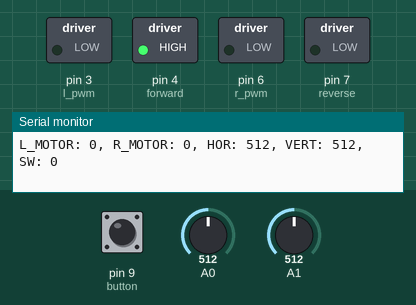
The sketch below on a simulated Arduino Uno, built with avr-gcc and run on an emulated ATmega328P. Parts: switched loads named in the sketch (green lamp = pin HIGH), the last lines printed to the serial monitor. Inputs (shaded band) come from the test bench; at power-on: A0 = 512, A1 = 512, pin 9 (button) LOW.

Above: at 1.2 s.
1.3 s: A0 set to 610
At 2.1 s:
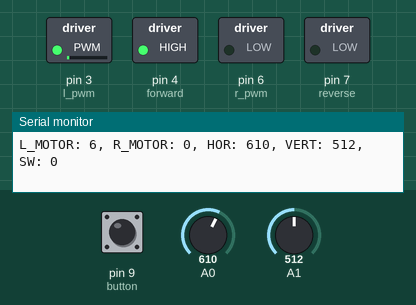
2.8 s: A1 set to 610
At 3.1 s:
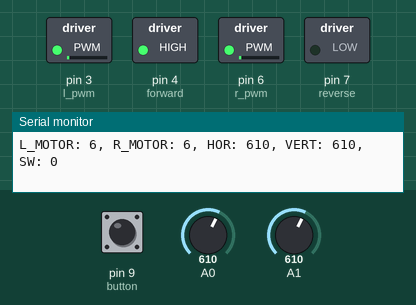
4.3 s: A1 set to 716
At 5.3 s:
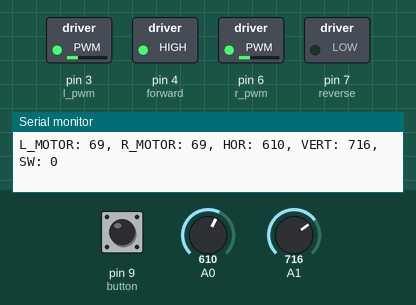
5.8 s: A1 set to 900
At 6.2 s:
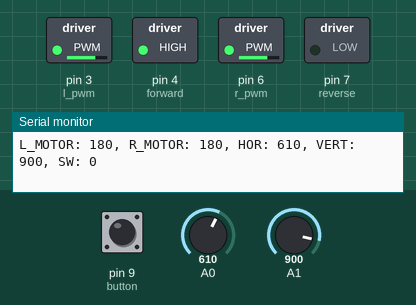
7.3 s: A1 set to 1023
At 8.5 s:
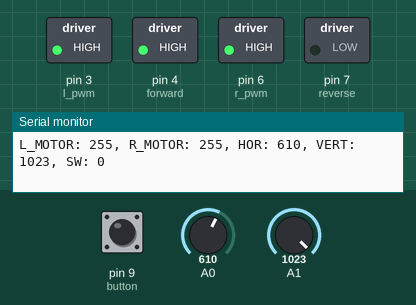
Timing chart, 0 to 10.3 s (numbered marks = the images above; inputs shaded):
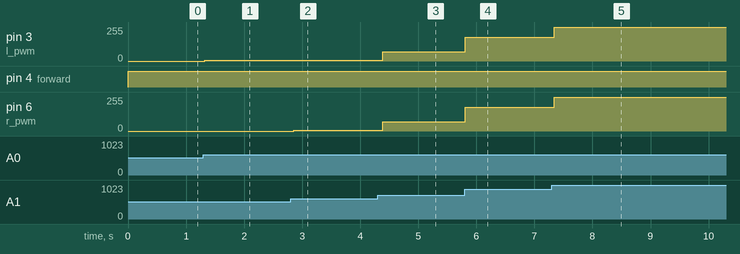

Measured:
- after the input at 1.3 s, pin 3 (l_pwm): 0/255 → 6/255 at once
- after the input at 2.8 s, pin 6 (r_pwm): 0/255 → 6/255 after 0.05 s
- after the input at 4.3 s, pin 3 (l_pwm), pin 6 (r_pwm): 6/255 → 69/255 after 0.08 s
- after the input at 5.8 s, pin 3 (l_pwm), pin 6 (r_pwm): 69/255 → 180/255 at once
- after the input at 7.3 s, pin 3 (l_pwm), pin 6 (r_pwm): 180/255 → 255/255 at once

The sketch:

Controller_2.ino
```cpp
String msg = "";
int motorOutputL;
int motorOutputR;
//encoding function
int joy[2];
void encode(int a1, int a2) {
    msg = "";
    joy[0] = a1;
    joy[1] = a2;
  for (int i =0; i<2; i++) {

       msg = String(msg+joy[i]+"R");
   }
   msg = String(msg+"E");

}

String print_joy(int x, int y,int hor, int vert, int sw) {
      String vals = "";
      vals = String("L_MOTOR: "+String(x)+", R_MOTOR: "+String(y)+", HOR: "+String(hor)+", VERT: "+String(vert)+", SW: "+String(sw));
      return vals;
}

int forward = 4;
int reverse = 7;

int l_pwm = 3;
int r_pwm = 6;

int rst = 8;
int button = 9;

void setup() {

  // put your setup code here, to run once:
  pinMode(forward,OUTPUT);
  pinMode(reverse,OUTPUT);
  pinMode(button,INPUT);
  pinMode(rst,OUTPUT);
  digitalWrite(rst,LOW);
  digitalWrite(button,LOW);
  Serial.begin(115200);
  Serial.println("Setup!!!!!");
}

void loop() {
  int hor = analogRead(A0);
  int vert = analogRead(A1);
  int sw = digitalRead(button);
  int l_motor = 0;
  int r_motor = 0;
  encode(hor,vert);
  if (sw == true) {
    digitalWrite(rst,HIGH);
  }
  else {
    digitalWrite(rst,LOW);
  }
  //// Forward
  if ( vert > 600) { // Forward
      l_motor = map(vert,600,1023,0,255);
      r_motor = map(vert,600,1023,0,255);
      //l_motor = 255;
      //r_motor = 255;
      digitalWrite(forward,HIGH);
      digitalWrite(reverse,LOW);
  }
  else if ( hor < 400) { // Left
      l_motor = 0;
      r_motor = map(hor,400,0,0,255);
      digitalWrite(forward,HIGH);
      digitalWrite(reverse,LOW);
  }
  else if ( hor > 600) { // Right
    //l_motor = 255;
    l_motor = map(hor,600,1023,0,255);
    r_motor = 0;
    digitalWrite(forward,HIGH);
    digitalWrite(reverse,LOW);
  }
  else if (  vert < 400 ) { // Reverse
    //l_motor = 255;
    //r_motor = 255;
    l_motor = map(vert,400,0,0,255);
    r_motor = map(vert,400,0,0,255);
    digitalWrite(forward,LOW);
    digitalWrite(reverse,HIGH);
  }
  else {
    l_motor = 0;
    r_motor = 0;
    digitalWrite(forward,HIGH);
    digitalWrite(reverse,LOW);
  }
  analogWrite(l_pwm,l_motor);
  analogWrite(r_pwm,r_motor);
  Serial.println(print_joy(l_motor,r_motor,hor,vert,sw));
  delay(100);
}
```
